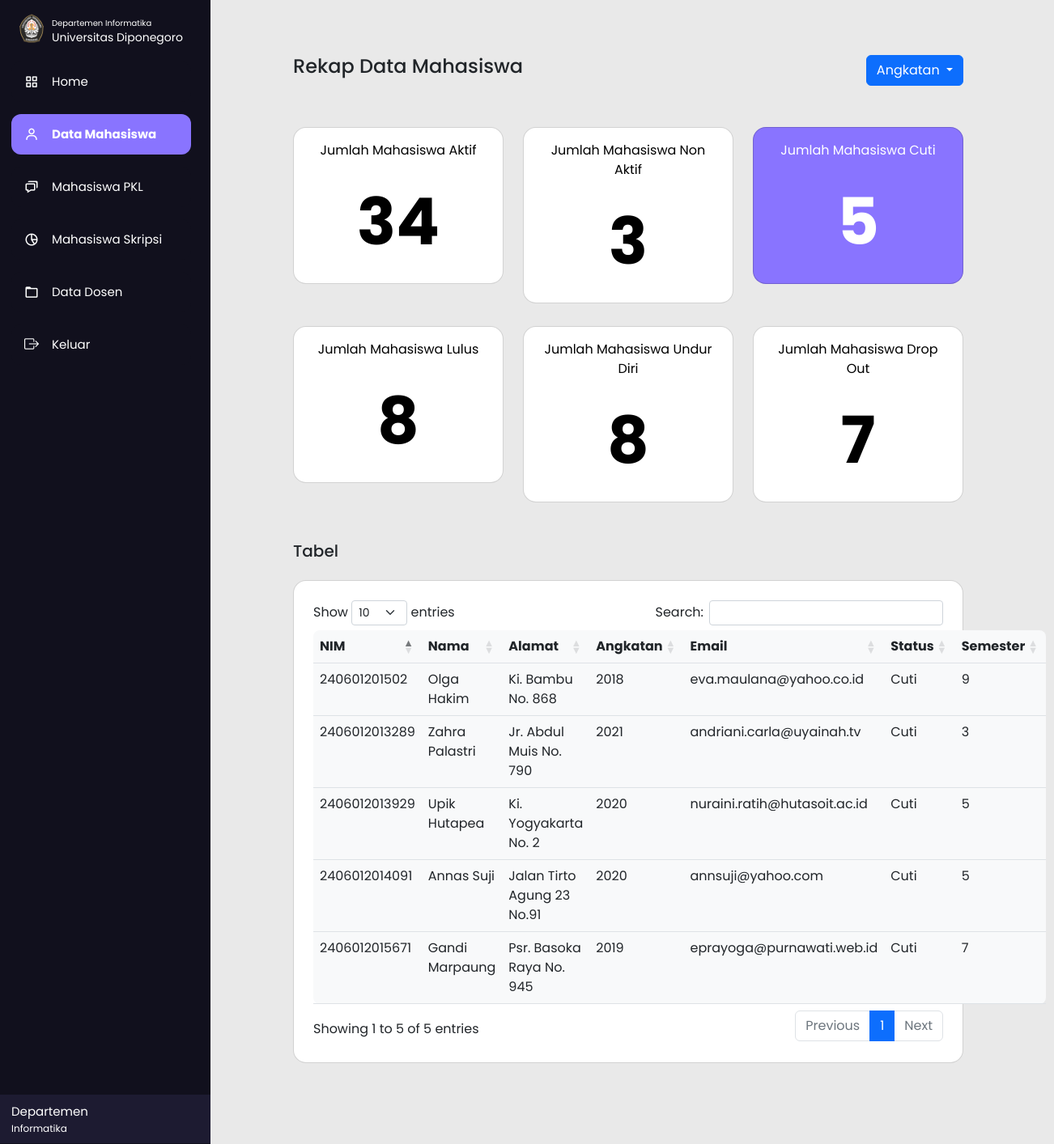
/departemen/datamhscuti.php, run on the app's committed database.
### tables this page shows
CREATE TABLE `tb_mhs` (
  `nim` varchar(14) NOT NULL,
  `nama` varchar(50) NOT NULL,
  `alamat` varchar(255) NOT NULL,
  `kode_kota` int(11) NOT NULL,
  `angkatan` varchar(4) NOT NULL,
  `jalur_masuk` varchar(10) NOT NULL,
  `email` varchar(255) NOT NULL,
  `no_hp` varchar(14) NOT NULL,
  `status` varchar(25) NOT NULL,
  `foto_mhs` varchar(255) NOT NULL,
  `kode_wali` varchar(5) NOT NULL,
  `semester` varchar(2) NOT NULL
);

### departemen/datamhscuti.php (the view, shortened to what this page needs)
<?php
  include'../db_login.php';
?>
<!DOCTYPE html>
<html lang="en" dir="ltr">
  <head>
    <link rel="stylesheet" href="style.css">
    <link rel="stylesheet" href="style.css">
    <link href="https://cdn.jsdelivr.net/npm/bootstrap@5.2.2/dist/css/bootstrap.min.css" rel="stylesheet">
    <link href='https://unpkg.com/boxicons@2.0.7/css/boxicons.min.css' rel='stylesheet'>
    <link rel="stylesheet" href="https://cdn.datatables.net/1.12.1/css/dataTables.bootstrap5.min.css">
    <link rel="stylesheet" href="https://cdnjs.cloudflare.com/ajax/libs/twitter-bootstrap/5.2.0/css/bootstrap.min.css">
    <link rel="stylesheet" href="https://cdn.jsdelivr.net/npm/bootstrap-icons@1.9.1/font/bootstrap-icons.css">
  </head>
<body>
  <div class="sidebar">
  <div class="logo-details">
      <i> <img src="../asset/img/undip.png" style="width:40px ; padding-bottom:5px" alt=""></i>
        <div class="logo_name" style="padding-top: 5px;"> <div style="font-size:10px ;">Departemen Informatika</div>  Universitas Diponegoro</div>
    </div>
    <ul class="nav-list" id="nav-list">
      <li>
        <a class="nav-link " href="index.php">
          <i class='bx bx-grid-alt'></i>
          <span class="links_name">Home</span>
        </a>
      </li>
      <li>
       <a class="nav-link active " href="datamhs.php">
         <i class='bx bx-user' ></i>
         <span class="links_name">Data Mahasiswa</span>
       </a>
     </li>
     <li>
       <a class="nav-link " href="mhspkl.php">
         <i class='bx bx-chat' ></i>
         <span class="links_name">Mahasiswa PKL</span>
       </a>
     </li>
     <li>
       <a class="nav-link" href="mhsskripsi.php">
         <i class='bx bx-pie-chart-alt-2' ></i>
         <span class="links_name">Mahasiswa Skripsi</span>
       </a>
     </li>
     <li>
       <a class="nav-link" href="datadosen.php">
         <i class='bx bx-folder' ></i>
         <span class="links_name">Data Dosen</span>
       </a>
     </li>
     <li>
       <a class="nav-link" href="../logout.php">
         <i class="bi bi-box-arrow-right"></i>
         <span class="links_name">Keluar</span>
       </a>
     </li>
     <li class="profile">
         <div class="profile-details">
           <div class="name_job">
             <div class="name">Departemen</div>
             <div class="email">Informatika</div>
           </div>
         </div>
     </li>
    </ul>
  </div>
  <section class="home-section">
    <div class="container-fluid">
      <div class="h4 mt-5 w-100 ">Rekap Data Mahasiswa
      <div class="dropdown float-end">
      <a class="btn btn-primary dropdown-toggle" href="datamhscuti.php" role="button" data-bs-toggle="dropdown" aria-expanded="false">
        Angkatan
      </a>
    </div>
      </div><br>
      <div class="row row-cols-1 row-cols-md-3 g-4 mt-1">
          <?php
          $ambildata = mysqli_query($conn, "SELECT * FROM tb_mhs WHERE status='Aktif'");
          $aktif = 0;
          while ($data = mysqli_fetch_array($ambildata)) {
              $aktif++;
              }
          $ambildata = mysqli_query($conn, "SELECT * FROM tb_mhs WHERE status='Nonaktif'");
          $non_aktif = 0;
          while ($data = mysqli_fetch_array($ambildata)) {
              $non_aktif++;
              }
          $ambildata = mysqli_query($conn, "SELECT * FROM tb_mhs WHERE status='Cuti'");
          $cuti = 0;
          while ($data = mysqli_fetch_array($ambildata)) {
              $cuti++;
              }
          ?>
        <div class="col">
          <a href="datamhs.php">
          <div class="card rounded-4  ">
            <div class="card-body">
              <p class="text-center">Jumlah Mahasiswa Aktif</p>
              <p class="card-text jumlah text-center"><?= $aktif; ?></p>
            </div>
          </div>
          </a>
        </div>
        <div class="col">
          <a href="datamhsnonaktif.php">
          <div class="card rounded-4  ">
            <div class="card-body">
              <p class="text-center">Jumlah Mahasiswa Non Aktif</p>
              <p class="card-text jumlah text-center"><?= $non_aktif; ?></p>
            </div>
          </div>
          </a>
        </div>
        <div class="col">
          <a href="datamhscuti.php">
          <div class="card rounded-4 card-active">
            <div class="card-body">
              <p class="text-center">Jumlah Mahasiswa Cuti</p>
              <p class="card-text jumlah text-center"><?= $cuti; ?></p>
            </div>
          </div>
          </a>
        </div>
      </div>
      <div class="row row-cols-1 row-cols-md-3 g-4 mt-1">
    <?php
    $datalulus = mysqli_query($conn, "SELECT * FROM tb_mhs WHERE status='Lulus'");
    $lulus = mysqli_num_rows($datalulus);
    $dataud = mysqli_query($conn, "SELECT * FROM tb_mhs WHERE status='Undur Diri'");
    $ud = mysqli_num_rows($dataud);
    $datado = mysqli_query($conn, "SELECT * FROM tb_mhs WHERE status='DO'");
    $do = mysqli_num_rows($datado);
    ?>
    <div class="col">
    <a href="datamhslulus.php">
    <div class="card rounded-4 ">
      <div class="card-body">
        <p class="text-center">Jumlah Mahasiswa Lulus</p>
        <p class="card-text jumlah text-center"><?= $lulus; ?></p>
      </div>
    </div>
    </a>
    </div>
    <div class="col">
    <a href="datamhsundurdiri.php">
    <div class="card rounded-4 ">
      <div class="card-body">
        <p class="text-center">Jumlah Mahasiswa Undur Diri</p>
        <p class="card-text jumlah text-center"><?= $ud; ?></p>
      </div>
    </div>
    </a>
    </div>
    <div class="col">
    <a href="datamhsdo.php">
    <div class="card rounded-4 ">
      <div class="card-body">
        <p class="text-center">Jumlah Mahasiswa Drop Out</p>
        <p class="card-text jumlah text-center"><?= $do; ?></p>
      </div>
    </div>
    </a>
    </div>
    </div>
      <br>
      <div class="h5 mt-4 mb-4 w-100">Tabel</div>
      <div class="card p-4 rounded-4">
      <table id="example" class="table  bg-light rounded-3" style="width:100%">
        <thead>
            <tr>
                <th>NIM</th>
                <th>Nama</th>
                <th>Alamat</th>
                <th>Angkatan</th>
                <th>Email</th>
                <th>Status</th>
                <th>Semester</th>
            </tr>
        </thead>
        <tbody>
          <?php
          $ambildata = mysqli_query($conn, 'SELECT * FROM tb_mhs WHERE status = "Cuti" ORDER BY  nama ASC, semester ASC'  );
          while ($data = mysqli_fetch_array($ambildata)) {
              $nim = $data['nim'];
              $nama = $data['nama'];
              $alamat = $data['alamat'];
              $angkatan = $data['angkatan'];
              $email = $data['email'];
              $status = $data['status'];
              $semester = $data['semester'];
          ?>
        <tr>
          <td><?= $nim ?></td>
          <td><?= $nama; ?></td>
          <td><?= $alamat; ?></td>
          <td><?= $angkatan; ?></td>
          <td><?= $email; ?></td>
          <td><?= $status; ?></td>
          <td><?= $semester; ?></td>
        </tr>
        <?php
          }
        ?>
    </table>
    </div>
    </div>
</body>
 </html>

### departemen/style.css (style rules this page uses)
* { margin: 0; padding: 0; box-sizing: border-box; font-family: "Poppins" , sans-serif; }
.sidebar { position: fixed; left: 0; top: 0; height: 100%; width: 260px; background: #11101D; padding: 6px 14px; z-index: 99; transition: all 0.5s ease; }
.sidebar .logo-details { height: 60px; display: flex; align-items: center; position: relative; }
.sidebar .logo-details img { opacity: 1; transition: all 0.5s ease; size: 10px; }
.sidebar .logo-details .logo_name { color: #fff; font-size: 14px; opacity: 1; transition: all 0.5s ease; }
.sidebar i { color: #fff; height: 60px; min-width: 50px; font-size: 28px; text-align: center; line-height: 60px; }
.sidebar .nav-list { height: 100%; margin-top: 10px; margin-left: -32px; margin-right: 10px; }
.sidebar .nav-list .active, .nav-link:hover { background-color:#8974FF; }
.sidebar .nav-list .active .links_name { font-weight: bold; }
.sidebar li { position: relative; margin: px 0; list-style: none; margin-bottom: 15px; }
.sidebar li a { display: flex; height: 100%; width: 100%; border-radius: 12px; align-items: center; text-decoration: none; transition: all 0.4s ease; background: #11101D; }
.sidebar li a .links_name { color: #fff; font-size: 15px; font-weight: 400; white-space: nowrap; opacity: 1; pointer-events: auto; transition: 0.4s; }
.sidebar li i { height: 50px; line-height: 50px; font-size: 18px; border-radius: 12px; }
.sidebar li.profile { position: fixed; height: 60px; width: 260px; left: 0; bottom: -14px; padding: 10px 14px; background: #1d1b31; transition: all 0.5s ease; overflow: hidden; }
.sidebar li .profile-details { display: flex; align-items: center; flex-wrap: nowrap; }
.sidebar li.profile .name, .sidebar li.profile .email { font-size: 15px; font-weight: 400; color: #fff; white-space: nowrap; }
.sidebar li.profile .email { font-size: 12px; }
.home-section { position: relative; background: #e9e9e9; min-height: 100vh; padding: 100px; padding-top: 20px; left: 250px; width: calc(100% - 250px); transition: all 0.5s ease; z-index: 2; }
.home-section a .card { text-decoration: none; color: black; }
.home-section a { text-decoration: none; }
.jumlah { font-size: 80px; font-weight: bold; }
.home-section a .card-active { color: white; background-color: #8974FF; }

### departemen/datamhscuti.php (style rules this page uses)
.home-section a .card-active { color: white; background-color: #8974FF; }

### data on the page
tb_mhs: nim "2406012014091", nama "Annas Suji", alamat "Jalan Tirto Agung 23 No.91", angkatan "2020", email "annsuji@yahoo.com", status "Cuti", semester "5"
tb_mhs: nim "2406012015671", nama "Gandi Marpaung", alamat "Psr. Basoka Raya No. 945", angkatan "2019", email "eprayoga@purnawati.web.id", status "Cuti", semester "7"
tb_mhs: nim "240601201502", nama "Olga Hakim", alamat "Ki. Bambu No. 868", angkatan "2018", email "eva.maulana@yahoo.co.id", status "Cuti", semester "9"
tb_mhs: nim "2406012013929", nama "Upik Hutapea", alamat "Ki. Yogyakarta No. 2", angkatan "2020", email "nuraini.ratih@hutasoit.ac.id", status "Cuti", semester "5"
tb_mhs: nim "2406012013289", nama "Zahra Palastri", alamat "Jr. Abdul Muis No. 790", angkatan "2021", email "andriani.carla@uyainah.tv", status "Cuti", semester "3"

### other printed values
$aktif "34"
$non_aktif "3"
$cuti "5"
$lulus "8"
$ud "8"
$do "7"
